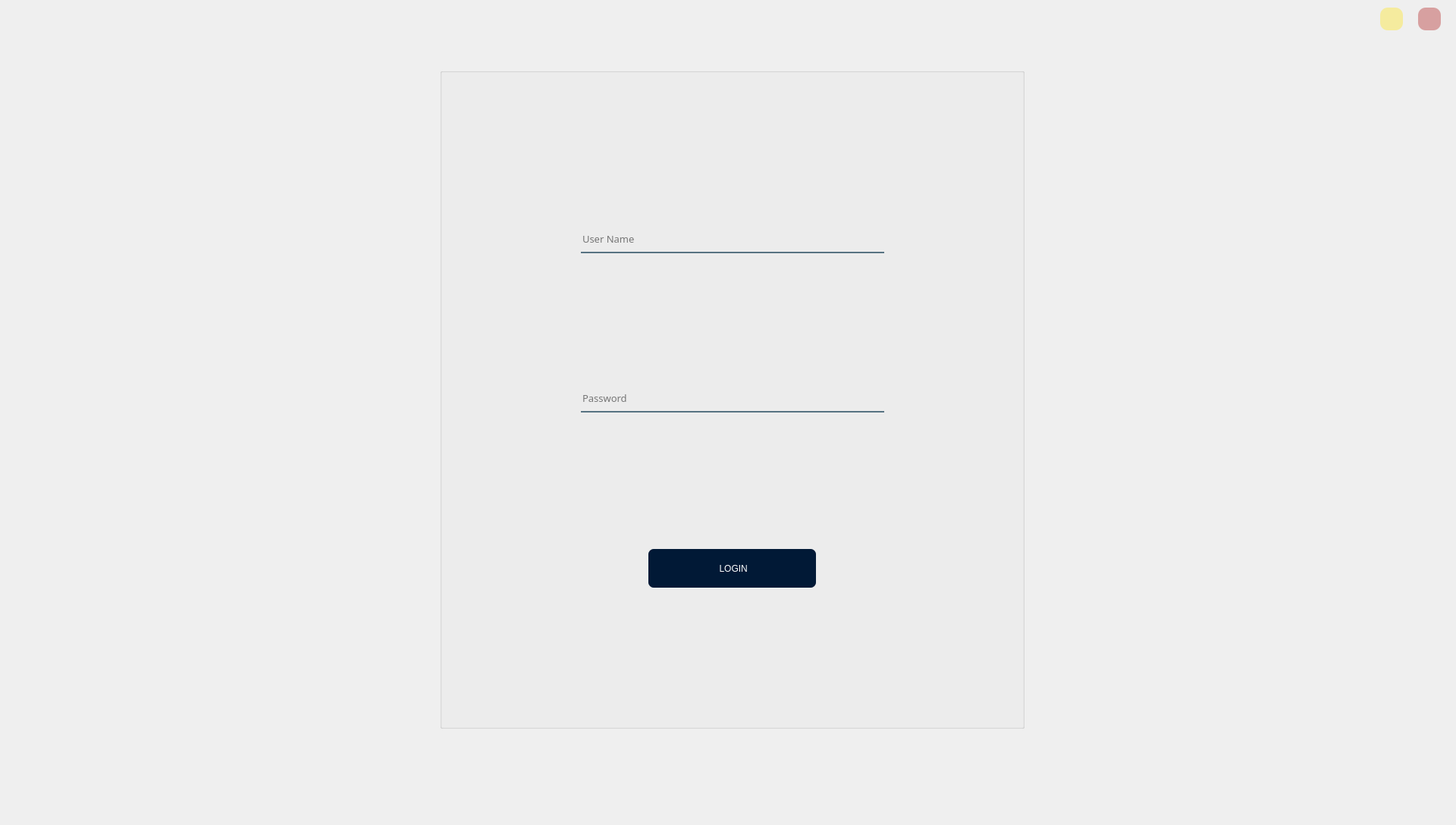
<?xml version="1.0" encoding="UTF-8"?>
<ui version="4.0">
 <class>Form</class>
 <widget class="QWidget" name="Form">
  <property name="geometry">
   <rect>
    <x>0</x>
    <y>0</y>
    <width>1920</width>
    <height>1088</height>
   </rect>
  </property>
  <property name="minimumSize">
   <size>
    <width>1340</width>
    <height>810</height>
   </size>
  </property>
  <property name="maximumSize">
   <size>
    <width>16777215</width>
    <height>16777215</height>
   </size>
  </property>
  <property name="windowTitle">
   <string>Form</string>
  </property>
  <widget class="QLabel" name="label_3">
   <property name="geometry">
    <rect>
     <x>-10</x>
     <y>-10</y>
     <width>1920</width>
     <height>1080</height>
    </rect>
   </property>
   <property name="minimumSize">
    <size>
     <width>1920</width>
     <height>1080</height>
    </size>
   </property>
   <property name="maximumSize">
    <size>
     <width>16777215</width>
     <height>16777215</height>
    </size>
   </property>
   <property name="text">
    <string/>
   </property>
   <property name="pixmap">
    <pixmap resource="app_resources.qrc">:/login/images/backgroung/3433814.jpg</pixmap>
   </property>
   <property name="scaledContents">
    <bool>true</bool>
   </property>
  </widget>
  <widget class="QGroupBox" name="groupBox">
   <property name="geometry">
    <rect>
     <x>580</x>
     <y>90</y>
     <width>771</width>
     <height>871</height>
    </rect>
   </property>
   <property name="title">
    <string/>
   </property>
   <layout class="QGridLayout" name="gridLayout_3">
    <item row="1" column="0">
     <spacer name="verticalSpacer_13">
      <property name="orientation">
       <enum>Qt::Vertical</enum>
      </property>
      <property name="sizeHint" stdset="0">
       <size>
        <width>20</width>
        <height>84</height>
       </size>
      </property>
     </spacer>
    </item>
    <item row="0" column="0" colspan="4">
     <layout class="QHBoxLayout" name="horizontalLayout_3">
      <item>
       <spacer name="horizontalSpacer_5">
        <property name="orientation">
         <enum>Qt::Horizontal</enum>
        </property>
        <property name="sizeHint" stdset="0">
         <size>
          <width>40</width>
          <height>20</height>
         </size>
        </property>
       </spacer>
      </item>
      <item>
       <widget class="QLabel" name="label_4">
        <property name="maximumSize">
         <size>
          <width>200</width>
          <height>200</height>
         </size>
        </property>
        <property name="text">
         <string/>
        </property>
        <property name="pixmap">
         <pixmap resource="app_resources.qrc">:/login/images/logo-.png</pixmap>
        </property>
        <property name="scaledContents">
         <bool>true</bool>
        </property>
        <property name="alignment">
         <set>Qt::AlignCenter</set>
        </property>
       </widget>
      </item>
      <item>
       <spacer name="horizontalSpacer_6">
        <property name="orientation">
         <enum>Qt::Horizontal</enum>
        </property>
        <property name="sizeHint" stdset="0">
         <size>
          <width>40</width>
          <height>20</height>
         </size>
        </property>
       </spacer>
      </item>
     </layout>
    </item>
    <item row="2" column="0" colspan="4">
     <layout class="QHBoxLayout" name="horizontalLayout_12">
      <item>
       <spacer name="horizontalSpacer_23">
        <property name="orientation">
         <enum>Qt::Horizontal</enum>
        </property>
        <property name="sizeHint" stdset="0">
         <size>
          <width>28</width>
          <height>20</height>
         </size>
        </property>
       </spacer>
      </item>
      <item>
       <widget class="QLineEdit" name="username_lin">
        <property name="minimumSize">
         <size>
          <width>400</width>
          <height>0</height>
         </size>
        </property>
        <property name="font">
         <font>
          <family>Acumin Pro</family>
          <pointsize>10</pointsize>
         </font>
        </property>
        <property name="layoutDirection">
         <enum>Qt::LeftToRight</enum>
        </property>
        <property name="styleSheet">
         <string notr="true">background-color:rgba(0, 0, 0, 0);
border:none;
border-bottom:2px solid rgba(46, 82, 101, 200);

padding-bottom:7px;</string>
        </property>
        <property name="placeholderText">
         <string>User Name</string>
        </property>
       </widget>
      </item>
      <item>
       <spacer name="horizontalSpacer_24">
        <property name="orientation">
         <enum>Qt::Horizontal</enum>
        </property>
        <property name="sizeHint" stdset="0">
         <size>
          <width>28</width>
          <height>20</height>
         </size>
        </property>
       </spacer>
      </item>
     </layout>
    </item>
    <item row="5" column="3">
     <spacer name="verticalSpacer_14">
      <property name="orientation">
       <enum>Qt::Vertical</enum>
      </property>
      <property name="sizeHint" stdset="0">
       <size>
        <width>20</width>
        <height>84</height>
       </size>
      </property>
     </spacer>
    </item>
    <item row="4" column="0" colspan="4">
     <layout class="QHBoxLayout" name="horizontalLayout_13">
      <item>
       <spacer name="horizontalSpacer_25">
        <property name="orientation">
         <enum>Qt::Horizontal</enum>
        </property>
        <property name="sizeHint" stdset="0">
         <size>
          <width>28</width>
          <height>20</height>
         </size>
        </property>
       </spacer>
      </item>
      <item>
       <widget class="QLineEdit" name="password_lin">
        <property name="minimumSize">
         <size>
          <width>400</width>
          <height>0</height>
         </size>
        </property>
        <property name="font">
         <font>
          <family>Acumin Pro</family>
          <pointsize>10</pointsize>
         </font>
        </property>
        <property name="layoutDirection">
         <enum>Qt::LeftToRight</enum>
        </property>
        <property name="styleSheet">
         <string notr="true">background-color:rgba(0, 0, 0, 0);
border:none;
border-bottom:2px solid rgba(46, 82, 101, 200);

padding-bottom:7px;</string>
        </property>
        <property name="echoMode">
         <enum>QLineEdit::Password</enum>
        </property>
        <property name="placeholderText">
         <string>Password</string>
        </property>
       </widget>
      </item>
      <item>
       <spacer name="horizontalSpacer_26">
        <property name="orientation">
         <enum>Qt::Horizontal</enum>
        </property>
        <property name="sizeHint" stdset="0">
         <size>
          <width>28</width>
          <height>20</height>
         </size>
        </property>
       </spacer>
      </item>
     </layout>
    </item>
    <item row="3" column="2">
     <spacer name="verticalSpacer_15">
      <property name="orientation">
       <enum>Qt::Vertical</enum>
      </property>
      <property name="sizeHint" stdset="0">
       <size>
        <width>20</width>
        <height>83</height>
       </size>
      </property>
     </spacer>
    </item>
    <item row="7" column="1">
     <spacer name="verticalSpacer_16">
      <property name="orientation">
       <enum>Qt::Vertical</enum>
      </property>
      <property name="sizeHint" stdset="0">
       <size>
        <width>20</width>
        <height>83</height>
       </size>
      </property>
     </spacer>
    </item>
    <item row="6" column="0" colspan="4">
     <layout class="QHBoxLayout" name="horizontalLayout_14">
      <item>
       <spacer name="horizontalSpacer_27">
        <property name="orientation">
         <enum>Qt::Horizontal</enum>
        </property>
        <property name="sizeHint" stdset="0">
         <size>
          <width>73</width>
          <height>20</height>
         </size>
        </property>
       </spacer>
      </item>
      <item>
       <widget class="QPushButton" name="login_btn">
        <property name="minimumSize">
         <size>
          <width>221</width>
          <height>51</height>
         </size>
        </property>
        <property name="maximumSize">
         <size>
          <width>221</width>
          <height>51</height>
         </size>
        </property>
        <property name="styleSheet">
         <string notr="true">font: 12pt &quot;Acumin Pro&quot;;
color: rgb(255, 255, 255);
background-color: rgb(1, 25, 54);

 border-radius: 7px;</string>
        </property>
        <property name="text">
         <string> LOGIN</string>
        </property>
       </widget>
      </item>
      <item>
       <spacer name="horizontalSpacer_28">
        <property name="orientation">
         <enum>Qt::Horizontal</enum>
        </property>
        <property name="sizeHint" stdset="0">
         <size>
          <width>58</width>
          <height>20</height>
         </size>
        </property>
       </spacer>
      </item>
     </layout>
    </item>
   </layout>
  </widget>
  <widget class="QPushButton" name="exit_btn">
   <property name="geometry">
    <rect>
     <x>1870</x>
     <y>10</y>
     <width>30</width>
     <height>30</height>
    </rect>
   </property>
   <property name="minimumSize">
    <size>
     <width>30</width>
     <height>30</height>
    </size>
   </property>
   <property name="maximumSize">
    <size>
     <width>161</width>
     <height>161</height>
    </size>
   </property>
   <property name="styleSheet">
    <string notr="true">QPushButton {
	background-color: rgb(178, 39, 39,100);
    color: #FFFFFF;
    padding: 2px;
    font: bold 15px;
    border-width: 6px;
    border-radius: 10px;
    border-color: #2752B8;
}
QPushButton:hover {
    background-color: #827397;
}</string>
   </property>
   <property name="text">
    <string/>
   </property>
   <property name="icon">
    <iconset resource="app_resources.qrc">
     <normaloff>:/icons/icons/icons8-close-window-96.png</normaloff>:/icons/icons/icons8-close-window-96.png</iconset>
   </property>
   <property name="iconSize">
    <size>
     <width>20</width>
     <height>20</height>
    </size>
   </property>
  </widget>
  <widget class="QPushButton" name="minimize_btn">
   <property name="geometry">
    <rect>
     <x>1820</x>
     <y>10</y>
     <width>30</width>
     <height>30</height>
    </rect>
   </property>
   <property name="minimumSize">
    <size>
     <width>30</width>
     <height>30</height>
    </size>
   </property>
   <property name="maximumSize">
    <size>
     <width>161</width>
     <height>161</height>
    </size>
   </property>
   <property name="styleSheet">
    <string notr="true">QPushButton {
	background-color: rgb(255, 229, 32,100);
    color: #FFFFFF;
    padding: 2px;
    font: bold 15px;
    border-width: 6px;
    border-radius: 10px;
    border-color: #2752B8;
}
QPushButton:hover {
    background-color: #827397;
}</string>
   </property>
   <property name="text">
    <string/>
   </property>
   <property name="icon">
    <iconset resource="app_resources.qrc">
     <normaloff>:/icons/icons/icons8-subtract-16.png</normaloff>:/icons/icons/icons8-subtract-16.png</iconset>
   </property>
   <property name="iconSize">
    <size>
     <width>30</width>
     <height>30</height>
    </size>
   </property>
  </widget>
 </widget>
 <resources>
  <include location="app_resources.qrc"/>
 </resources>
 <connections/>
</ui>
